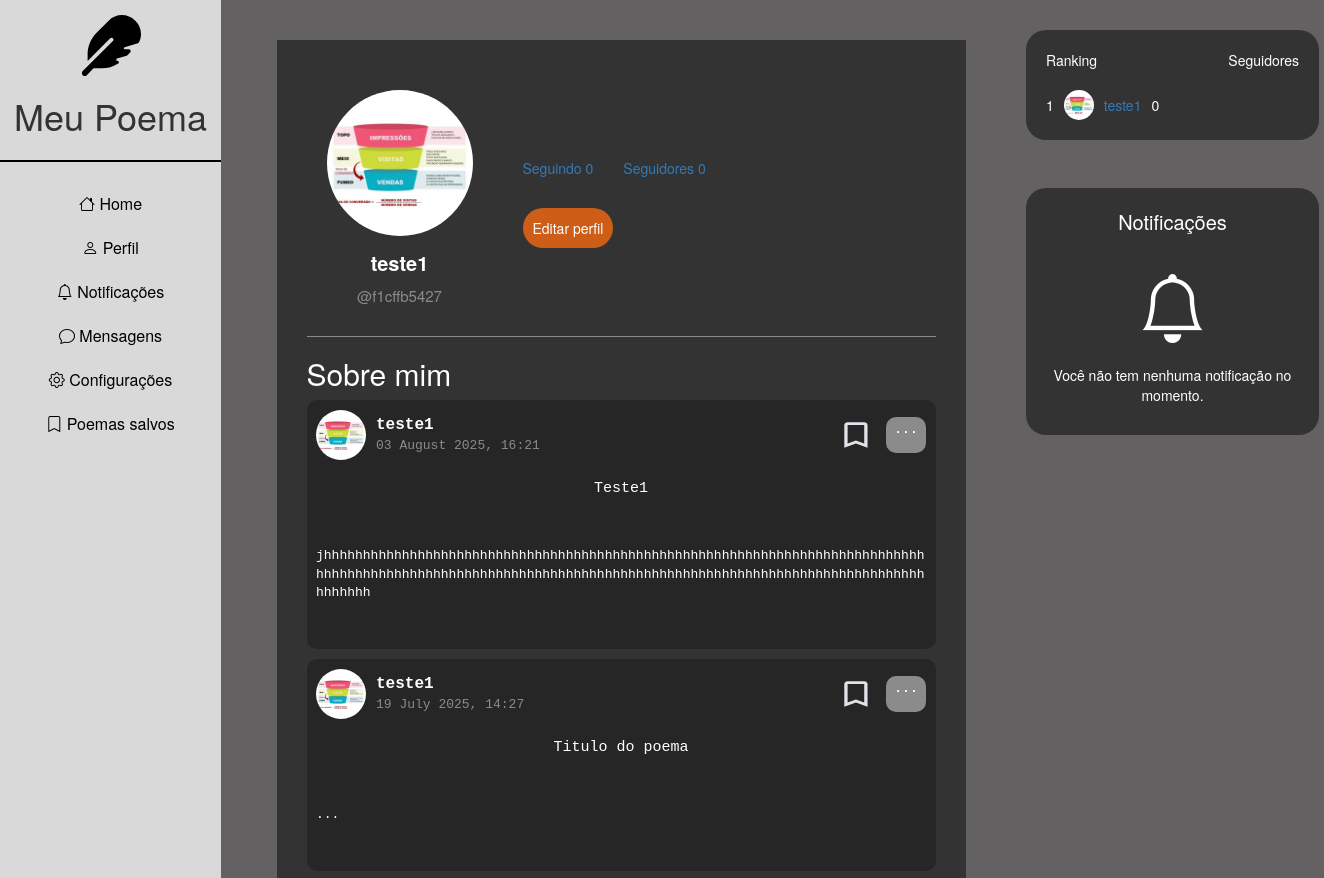
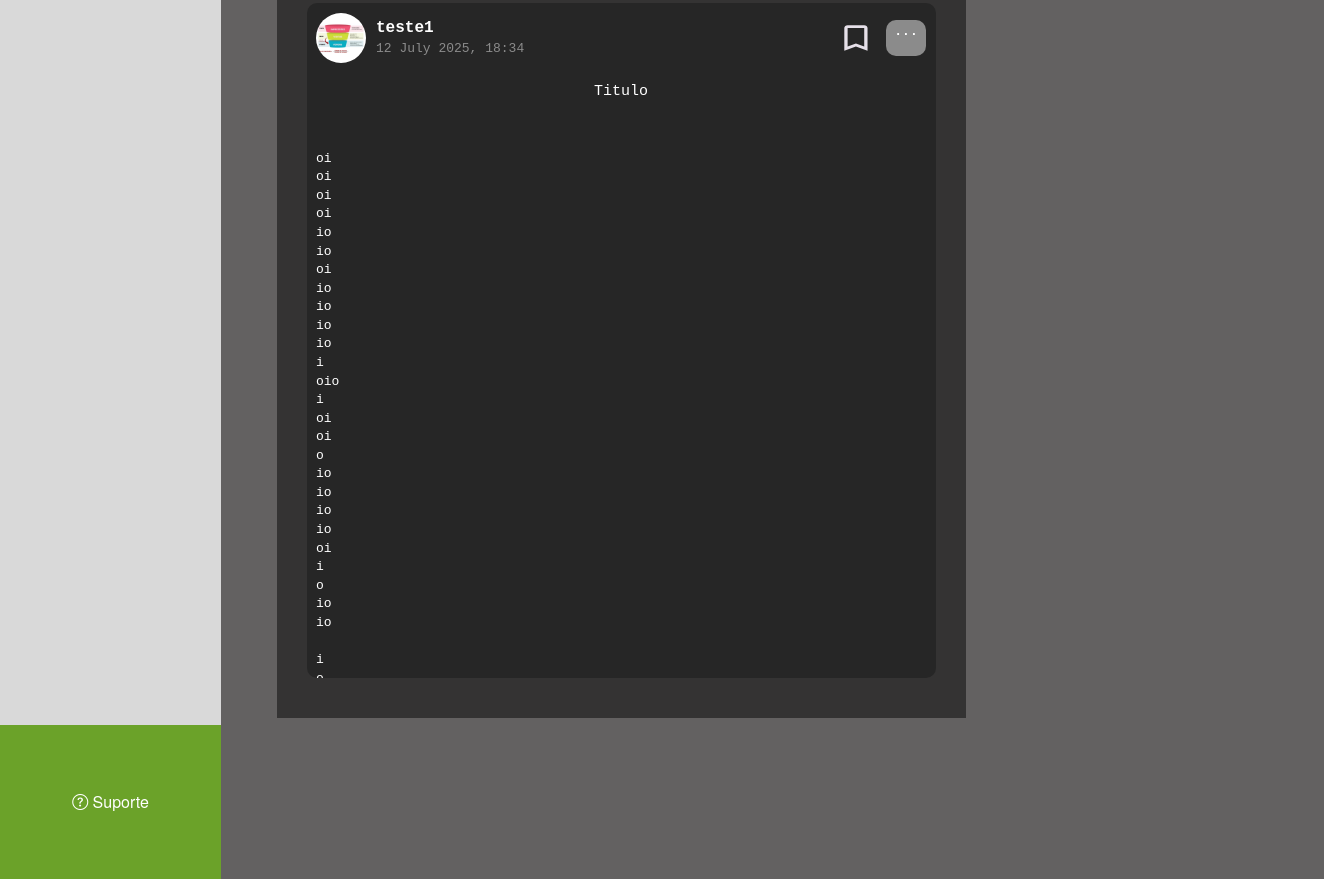
Screenshot of /profile/1 (signed in) with the database file from the repository (2 pictures, top to bottom).
### meuPoema/models.py (models this page shows)
class User(database.Model, UserMixin):
    id = database.Column(database.Integer, primary_key=True)
    username = database.Column(database.String(), nullable=False)
    userUnique = database.Column(database.String(), default=lambda: "@" + uuid.uuid4().hex[:10])
    email = database.Column(database.String(), unique=True, nullable=False)
    password = database.Column(database.String(),nullable=False)
    foto_perfil = database.Column(database.String(), default='default.jpg')
    posts = database.relationship('Post', backref='author', lazy=True)
    followers = database.relationship('Follow', foreign_keys='Follow.followed_id', backref='followed', lazy=True)
    bio = database.Column(database.String(), default='Sem biografia')
    notifications = database.relationship('Notification', backref='user', lazy=True)
    configRanking = database.Column(database.Boolean(), default=False)
    configNotifications = database.Column(database.Boolean(), default=False)

class Post(database.Model):
    id = database.Column(database.Integer, primary_key=True)
    title = database.Column(database.String(), nullable=False)
    content = database.Column(database.Text(), nullable=False)
    date_posted = database.Column(database.DateTime(), nullable=False, default=datetime.utcnow)
    likes = database.Column(database.Integer, default=0)
    user_id = database.Column(database.Integer, database.ForeignKey('user.id'), nullable=False)

### meuPoema/routes.py (the view, shortened to what this page needs)
@app.route("/profile/<int:id>", methods=['GET', 'POST'])
@login_required
def profile(id):
    id = id
    rank = lista_rank()
    user = User.query.filter_by(id=id).first()
    followers = Follow.query.filter_by(followed_id=user.id).all()
    following = Follow.query.filter_by(follower_id=user.id).all()
    post = Post.query.filter_by(user_id=id).order_by(Post.date_posted.desc()).all()
    followform = FollowForm()
    profile_pictures = url_for('static', filename='profile_pictures/' + user.foto_perfil)
    is_following = False
    if current_user.is_authenticated:
        is_following = database.session.query(Follow).filter_by(
            follower_id=current_user.id,
            followed_id=user.id
        ).first() is not None
    return render_template('profile.html', avatars=avatars, profile_pictures=profile_pictures, user=user, post=post, followform=followform, following=following, followers=followers, is_following=is_following, rank=rank)

### meuPoema/models.py (called while the page is built)
@login_manager.user_loader
def load_user(user_id):
    return User.query.get(int(user_id))

### meuPoema/routes.py (called while the page is built)
def lista_rank():
    rank = (database.session.query(User)
            .outerjoin(User.followers)
            .group_by(User.id)
            .order_by(func.count(User.followers).desc())
            .limit(5)
            .all())
    return rank

### meuPoema/templates/profile.html (shortened to what this page needs)
{% extends 'base.html' %}
{% block body %}
    <div class="profile">
        <div class="profile-header">
            <div class="profile-image profile-name">
                <img src="{{ profile_pictures }}" alt="Avatar" class="avatar-profile">
                <p id="name">
                    {{ user.username }}
                </p>
                <p id="username">{{ user.userUnique }}</p>
            </div>
            <div class="profile-info">
                <div class="followers">
                    <a href="/profile/{{ user.id }}/following">
                        <p>Seguindo {{ following|length }}</p>
                    </a>
                    <a href="/profile/{{ user.id }}/followers">
                        <p>Seguidores {{ followers|length }}</p>
                    </a>
                </div>
                <div class="profile-btn-info">
                    {% if user.id == current_user.id %}
                        <a href="{{ url_for('edit_profile') }}" style="text-decoration: none; color: white;">
                            <button id="edit">Editar perfil</button>
                        </a>
                    {% endif %}
                </div>
            </div>
        </div>
        <div>
            <h2>Sobre mim</h2>
            {% for posts in post %}
                <pre>
                    <div class="poemPost-header">
                        <img src="{{ profile_pictures }}" alt="Avatar" class="avatar-poemPost">
                        <div class="poemPost-info">
                            <p class="poemPost-name">{{ user.username }}
                            <p class="poemPost-time">{{ posts.date_posted.strftime('%d %B %Y, %H:%M') }}</p>
                        </div>
                        <nav>
                          <img class="bookmark" src="{{ url_for('static', filename='bookmark.svg')}}" alt="bookmark">
                          <div class="div-settings">
                            <p class="settings">...</p>
                          </div>
                        </nav>
                    </div>
                    <p class="poemPost-title">{{ posts.title }}</p>
                    <div class="poemPost-content">
                        {{ posts.content }}
                    </div>
                </pre>
            {% endfor %}
        </div>
    </div>
{% endblock %}

### meuPoema/templates/rank.html
<div>
    {% if current_user.configRanking %}
    {% else %}
        <div class="followers">
            <div class="title">
                <p>Ranking</p>
                <p>Seguidores</p>
            </div>
            <div class="userRanking">
                {% for rank in rank %}
                    <div class="user">
                        <p>{{ loop.index }}</p>
                        <a href="{{  url_for('profile', id=rank.id) }}">
                            <img src="{{ url_for('static', filename='profile_pictures/' + rank.foto_perfil) }}" class="img-rank" alt="Avatar">
                        </a>
                        <a href="{{  url_for('profile', id=rank.id) }}">
                            <p id="name">{{ rank.username }}</p>
                        </a>
                        <p id="followers">{{ rank.followers|length }}</p>
                    </div>
                {% endfor %}
            </div>
        </div>
    {% endif %}
    {% if current_user.configNotifications %}
    {% else %}
        <div class="notifications">
            <p id="title-notification">Notificações</p>
            <i class="bi bi-bell"></i>
            <p id="text-notification">Você não tem nenhuma notificação no momento.</p>
        </div>
    {% endif %}
</div>

### meuPoema/static/style.css (style rules this page uses)
:root { --nav-bg: #D9D9D9; --btn-color: #6BA229; --bg: #636161; --post: rgba(41, 40, 40, 0.8); --login-color: #8B8B8B; --bg-title-login: #262626; --btn-message-color: #297ca2; --btn-report-color: #A2292B ; --btn-edit-color: #ce5e17; }
.body-base { display: grid; grid-template-columns: 221px 800px 1fr; }
.body-base { background-color: var(--bg); }
.profile, .config, .messagePage, .postPoem { width: 689px; height: auto; min-height: 700px; margin: 40px auto; background-color: var(--post); color: white; padding: 30px; }
pre { white-space: pre-line; border-radius: 10px; background: #262626; color: white; border: none; }
.avatar-profile { object-fit: cover; }
.avatar-poemPost { width: 50px; height: 50px; border-radius: 50%; object-fit: cover; }
.poemPost-header { display: flex; align-items: center; gap: 10px; }
.poemPost-title { text-align: center; font-size: 15px; }
.poemPost-content { max-height: 500px; }

### rows the page displays
User: username "teste1", userUnique "@f1cffb5427", foto_perfil (picture), followers|length "0"
Post: date_posted "03 August 2025, 16:21", title "Teste1", content "jhhhhhhhhhhhhhhhhhhhhhhhhhhhhhhhhhhhhhhhhhhhhhhhhhhhhhhhhhhhhhhhhhhhhhhhhhhhhhhhhhhhhhhhhhhhhhhhhhhhhhhhhhhhhhhhhhhhhhhhhhhhhhhhhhhhhhhhhhhhhhhhhhhhhhhhhhhhhhhhhhh"
Post: date_posted "19 July 2025, 14:27", title "Titulo do poema", content "..."
Post: date_posted "12 July 2025, 18:34", title "Titulo", content "oi oi oi oi io io oi io io io io i oio i oi oi o io io io io oi i o io io i…"

### other values shown
{{ following|length }} "0"
{{ followers|length }} "0"
